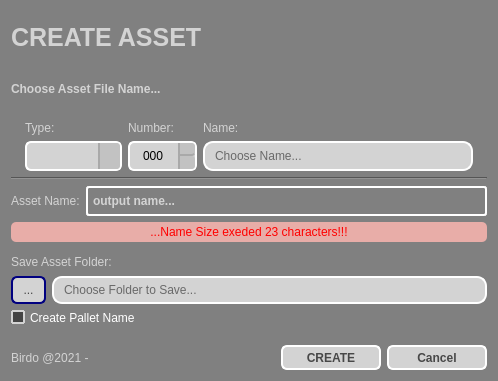
<?xml version="1.0" encoding="UTF-8"?>
<ui version="4.0">
 <class>dialog</class>
 <widget class="QDialog" name="dialog">
  <property name="windowModality">
   <enum>Qt::NonModal</enum>
  </property>
  <property name="geometry">
   <rect>
    <x>0</x>
    <y>0</y>
    <width>498</width>
    <height>381</height>
   </rect>
  </property>
  <property name="sizePolicy">
   <sizepolicy hsizetype="Fixed" vsizetype="Fixed">
    <horstretch>0</horstretch>
    <verstretch>0</verstretch>
   </sizepolicy>
  </property>
  <property name="minimumSize">
   <size>
    <width>0</width>
    <height>0</height>
   </size>
  </property>
  <property name="maximumSize">
   <size>
    <width>1000</width>
    <height>1000</height>
   </size>
  </property>
  <property name="windowTitle">
   <string>Create ASSET</string>
  </property>
  <property name="styleSheet">
   <string notr="true">QLabel {
	color: lightgray;
}

QWidget{
	background-color: gray;
}

</string>
  </property>
  <property name="sizeGripEnabled">
   <bool>false</bool>
  </property>
  <property name="modal">
   <bool>false</bool>
  </property>
  <layout class="QGridLayout" name="gridLayout_6">
   <item row="0" column="0">
    <layout class="QGridLayout" name="gridLayout_5" rowstretch="1,0,0,1,0,0,0,0">
     <property name="sizeConstraint">
      <enum>QLayout::SetDefaultConstraint</enum>
     </property>
     <property name="margin">
      <number>0</number>
     </property>
     <item row="5" column="0">
      <widget class="QCheckBox" name="checkBox">
       <property name="toolTip">
        <string>Marque esta opcao para criar uma palheta com o mesmo nome do Asset no arquivo!</string>
       </property>
       <property name="styleSheet">
        <string notr="true">QCheckBox {
	color: white;
    spacing: 5px;
}

QCheckBox::indicator:unchecked {
    border: 2px solid white;
	border-radius: 2px;
	background-color: lightgray;
}

QCheckBox::indicator:checked {
    border: 2px solid lightgray;
	border-radius: 1px;
	
	background-color: rgb(68, 68, 68);
}

</string>
       </property>
       <property name="text">
        <string>Create Pallet Name</string>
       </property>
       <property name="checked">
        <bool>true</bool>
       </property>
      </widget>
     </item>
     <item row="1" column="0">
      <layout class="QHBoxLayout" name="horizontalLayout">
       <item>
        <layout class="QGridLayout" name="gridLayout" columnstretch="0,0,0">
         <item row="0" column="0">
          <widget class="QLabel" name="label">
           <property name="minimumSize">
            <size>
             <width>0</width>
             <height>0</height>
            </size>
           </property>
           <property name="maximumSize">
            <size>
             <width>16777215</width>
             <height>30</height>
            </size>
           </property>
           <property name="font">
            <font>
             <weight>50</weight>
             <bold>false</bold>
            </font>
           </property>
           <property name="text">
            <string>Type:</string>
           </property>
          </widget>
         </item>
         <item row="0" column="1">
          <widget class="QLabel" name="label_2">
           <property name="minimumSize">
            <size>
             <width>0</width>
             <height>0</height>
            </size>
           </property>
           <property name="maximumSize">
            <size>
             <width>16777215</width>
             <height>30</height>
            </size>
           </property>
           <property name="font">
            <font>
             <weight>50</weight>
             <bold>false</bold>
            </font>
           </property>
           <property name="text">
            <string>Number:</string>
           </property>
          </widget>
         </item>
         <item row="0" column="2">
          <widget class="QLabel" name="label_3">
           <property name="minimumSize">
            <size>
             <width>0</width>
             <height>0</height>
            </size>
           </property>
           <property name="maximumSize">
            <size>
             <width>16777215</width>
             <height>30</height>
            </size>
           </property>
           <property name="font">
            <font>
             <weight>50</weight>
             <bold>false</bold>
            </font>
           </property>
           <property name="text">
            <string>Name:</string>
           </property>
          </widget>
         </item>
         <item row="1" column="2">
          <widget class="QLineEdit" name="lineEdit">
           <property name="sizePolicy">
            <sizepolicy hsizetype="Fixed" vsizetype="MinimumExpanding">
             <horstretch>0</horstretch>
             <verstretch>0</verstretch>
            </sizepolicy>
           </property>
           <property name="minimumSize">
            <size>
             <width>270</width>
             <height>25</height>
            </size>
           </property>
           <property name="maximumSize">
            <size>
             <width>16777215</width>
             <height>30</height>
            </size>
           </property>
           <property name="toolTip">
            <string>&lt;html&gt;&lt;head/&gt;&lt;body&gt;&lt;p&gt;Nome do asset&lt;/p&gt;&lt;p&gt;OBS: Caracteres Nao aceitos serao retirados e considerados 'espaco', trocando a primeira Letra depois deles para UpperCase!&lt;/p&gt;&lt;/body&gt;&lt;/html&gt;</string>
           </property>
           <property name="styleSheet">
            <string notr="true">QLineEdit {
	color: black;
    border: 2px solid white;
    border-radius: 10px;
    padding: 0 8px;
    background: lightgray;
    selection-background-color: darkgray;
}

QLineEdit:hover{
    border: 2px solid #05B8CC;
    color: black;
}
</string>
           </property>
           <property name="placeholderText">
            <string>Choose Name...</string>
           </property>
          </widget>
         </item>
         <item row="1" column="0">
          <widget class="QComboBox" name="comboBox">
           <property name="sizePolicy">
            <sizepolicy hsizetype="Fixed" vsizetype="MinimumExpanding">
             <horstretch>0</horstretch>
             <verstretch>0</verstretch>
            </sizepolicy>
           </property>
           <property name="minimumSize">
            <size>
             <width>97</width>
             <height>30</height>
            </size>
           </property>
           <property name="maximumSize">
            <size>
             <width>80</width>
             <height>30</height>
            </size>
           </property>
           <property name="toolTip">
            <string>Tipo do asset </string>
           </property>
           <property name="styleSheet">
            <string notr="true">QComboBox {
	color: black;
    border: 2px solid white;
    border-radius: 6px;
    padding: 1px 18px 1px 3px;
    min-width: 6em;
}

QComboBox:!editable, QComboBox::drop-down:editable {
     background: lightgray;
}

QComboBox:on { /* shift the text when the popup opens */
    padding-top: 3px;
    padding-left: 4px;
}

QComboBox::drop-down {
    width: 20px;
	background-color: rgb(194, 194, 194);
    border-left-width: 2px;
    border-left-color: darkgray;
    border-left-style: solid; /* just a single line */
    border-top-right-radius: 3px; /* same radius as the QComboBox */
    border-bottom-right-radius: 3px;
}

QComboBox:hover{
    border: 2px solid #05B8CC;
    color: white;
}

QComboBox QAbstractItemView{
    border: null;
	border-radius: 10px;
    color: black;
	background-color: lightgray;
    selection-background-color: #05B8CC;
	selection-color: white;
	selection-item-border-radius: 2px;
	padding: 3px 3px ;
}</string>
           </property>
          </widget>
         </item>
         <item row="1" column="1">
          <widget class="QSpinBox" name="spinBox">
           <property name="sizePolicy">
            <sizepolicy hsizetype="Fixed" vsizetype="MinimumExpanding">
             <horstretch>0</horstretch>
             <verstretch>0</verstretch>
            </sizepolicy>
           </property>
           <property name="minimumSize">
            <size>
             <width>69</width>
             <height>25</height>
            </size>
           </property>
           <property name="maximumSize">
            <size>
             <width>70</width>
             <height>30</height>
            </size>
           </property>
           <property name="toolTip">
            <string>Numero do asset. Cada asset tem um numero identificador</string>
           </property>
           <property name="layoutDirection">
            <enum>Qt::LeftToRight</enum>
           </property>
           <property name="styleSheet">
            <string notr="true">QSpinBox {
	color: black;
    border: 2px solid white;
	border-radius: 6px;
	background-color: lightgray;
}

QSpinBox::up-button {
    width: 15px;
	background-color: rgb(194, 194, 194);
    border-left: 2px solid darkgray;
	border-bottom: 2px solid darkgray;
    border-top-right-radius: 3px; /* same radius as the QSpinBox */
    border-bottom-right-radius: 3px;
}

QSpinBox::down-button {
    width: 15px;
	background-color: rgb(194, 194, 194);
    border-left: 2px solid darkgray;
	border-up: 2px solid darkgray;
    border-top-right-radius: 3px; /* same radius as the QSpinBox */
    border-bottom-right-radius: 3px;
}

QSpinBox:hover{
    border: 2px solid #05B8CC;
    color: white;
}
</string>
           </property>
           <property name="alignment">
            <set>Qt::AlignCenter</set>
           </property>
           <property name="prefix">
            <string>00</string>
           </property>
           <property name="maximum">
            <number>999</number>
           </property>
          </widget>
         </item>
        </layout>
       </item>
      </layout>
     </item>
     <item row="0" column="0">
      <layout class="QGridLayout" name="gridLayout_4">
       <property name="spacing">
        <number>0</number>
       </property>
       <item row="1" column="0">
        <widget class="QLabel" name="label_8">
         <property name="font">
          <font>
           <weight>75</weight>
           <bold>true</bold>
          </font>
         </property>
         <property name="styleSheet">
          <string notr="true">QLabel {
	color: lightgray;
}</string>
         </property>
         <property name="text">
          <string>Choose Asset File Name...</string>
         </property>
        </widget>
       </item>
       <item row="0" column="0">
        <widget class="QLabel" name="label_7">
         <property name="font">
          <font>
           <pointsize>19</pointsize>
           <weight>75</weight>
           <bold>true</bold>
          </font>
         </property>
         <property name="text">
          <string>CREATE ASSET</string>
         </property>
        </widget>
       </item>
      </layout>
     </item>
     <item row="2" column="0">
      <widget class="Line" name="line_2">
       <property name="orientation">
        <enum>Qt::Horizontal</enum>
       </property>
      </widget>
     </item>
     <item row="6" column="0">
      <spacer name="horizontalSpacer">
       <property name="orientation">
        <enum>Qt::Horizontal</enum>
       </property>
       <property name="sizeHint" stdset="0">
        <size>
         <width>398</width>
         <height>14</height>
        </size>
       </property>
      </spacer>
     </item>
     <item row="3" column="0">
      <layout class="QGridLayout" name="gridLayout_2" columnstretch="0,2">
       <item row="1" column="0" colspan="2">
        <widget class="QLabel" name="labelLimit">
         <property name="maximumSize">
          <size>
           <width>16777215</width>
           <height>20</height>
          </size>
         </property>
         <property name="font">
          <font>
           <weight>50</weight>
           <italic>false</italic>
           <bold>false</bold>
          </font>
         </property>
         <property name="styleSheet">
          <string notr="true">QLabel {
	color: Red;
	background-color: rgb(232, 173, 168);
	border-radius: 5px;
}</string>
         </property>
         <property name="text">
          <string>...Name Size exeded 23 characters!!!</string>
         </property>
         <property name="alignment">
          <set>Qt::AlignCenter</set>
         </property>
        </widget>
       </item>
       <item row="0" column="0">
        <widget class="QLabel" name="label_4">
         <property name="text">
          <string>Asset Name:</string>
         </property>
        </widget>
       </item>
       <item row="0" column="1">
        <widget class="QLabel" name="nameLabel">
         <property name="enabled">
          <bool>true</bool>
         </property>
         <property name="minimumSize">
          <size>
           <width>0</width>
           <height>25</height>
          </size>
         </property>
         <property name="maximumSize">
          <size>
           <width>16777215</width>
           <height>30</height>
          </size>
         </property>
         <property name="font">
          <font>
           <weight>75</weight>
           <bold>true</bold>
          </font>
         </property>
         <property name="toolTip">
          <string>Nome formatado</string>
         </property>
         <property name="styleSheet">
          <string notr="true">QLabel {
	color: lightgray;
    border: 2px solid white;
    border-radius: 3px;
    padding: 2px;
}</string>
         </property>
         <property name="frameShape">
          <enum>QFrame::WinPanel</enum>
         </property>
         <property name="text">
          <string>output name...</string>
         </property>
        </widget>
       </item>
      </layout>
     </item>
     <item row="4" column="0">
      <layout class="QGridLayout" name="gridLayout_3">
       <item row="0" column="0" colspan="2">
        <widget class="QLabel" name="label_6">
         <property name="minimumSize">
          <size>
           <width>0</width>
           <height>22</height>
          </size>
         </property>
         <property name="maximumSize">
          <size>
           <width>16777215</width>
           <height>15</height>
          </size>
         </property>
         <property name="font">
          <font>
           <weight>50</weight>
           <bold>false</bold>
          </font>
         </property>
         <property name="text">
          <string>Save Asset Folder:</string>
         </property>
        </widget>
       </item>
       <item row="1" column="0">
        <widget class="QPushButton" name="button_folder">
         <property name="sizePolicy">
          <sizepolicy hsizetype="Fixed" vsizetype="MinimumExpanding">
           <horstretch>0</horstretch>
           <verstretch>0</verstretch>
          </sizepolicy>
         </property>
         <property name="minimumSize">
          <size>
           <width>35</width>
           <height>25</height>
          </size>
         </property>
         <property name="maximumSize">
          <size>
           <width>44</width>
           <height>30</height>
          </size>
         </property>
         <property name="toolTip">
          <string>escolha um folder...</string>
         </property>
         <property name="styleSheet">
          <string notr="true">QPushButton {
	color: rgb(72, 72, 72);
    border: 2px solid white;
    border-radius: 6px;
	background-color: lightgray;
	max-width: 40px;
}

QPushButton:pressed {
	color: white;
	border-color: white;
    background-color: #05B8CC;
}

QPushButton:flat {
    border: none; /* no border for a flat push button */
}

QPushButton:default {
    border-color: navy; /* make the default button prominent */
}

QPushButton:hover{
    border: 2px solid #05B8CC;
    color: black;
}</string>
         </property>
         <property name="text">
          <string>...</string>
         </property>
        </widget>
       </item>
       <item row="1" column="1">
        <widget class="QLineEdit" name="lineFolder">
         <property name="sizePolicy">
          <sizepolicy hsizetype="Expanding" vsizetype="MinimumExpanding">
           <horstretch>0</horstretch>
           <verstretch>0</verstretch>
          </sizepolicy>
         </property>
         <property name="minimumSize">
          <size>
           <width>0</width>
           <height>28</height>
          </size>
         </property>
         <property name="maximumSize">
          <size>
           <width>16777215</width>
           <height>30</height>
          </size>
         </property>
         <property name="toolTip">
          <string>Folder onde salvar o arquivo</string>
         </property>
         <property name="styleSheet">
          <string notr="true">QLineEdit {
	color: black;
    border: 2px solid white;
    border-radius: 10px;
    padding: 0 8px;
    background: lightgray;
    selection-background-color: darkgray;
}

QLineEdit:hover{
    border: 2px solid #05B8CC;
    color: black;
}
</string>
         </property>
         <property name="placeholderText">
          <string>Choose Folder to Save...</string>
         </property>
        </widget>
       </item>
      </layout>
     </item>
     <item row="7" column="0">
      <layout class="QHBoxLayout" name="horizontalLayout_3">
       <item>
        <widget class="QLabel" name="label_5">
         <property name="enabled">
          <bool>false</bool>
         </property>
         <property name="text">
          <string>Birdo @2021 -</string>
         </property>
        </widget>
       </item>
       <item>
        <widget class="QPushButton" name="createButton">
         <property name="sizePolicy">
          <sizepolicy hsizetype="Minimum" vsizetype="MinimumExpanding">
           <horstretch>0</horstretch>
           <verstretch>0</verstretch>
          </sizepolicy>
         </property>
         <property name="minimumSize">
          <size>
           <width>84</width>
           <height>25</height>
          </size>
         </property>
         <property name="maximumSize">
          <size>
           <width>100</width>
           <height>30</height>
          </size>
         </property>
         <property name="font">
          <font>
           <pointsize>9</pointsize>
           <weight>75</weight>
           <bold>true</bold>
          </font>
         </property>
         <property name="styleSheet">
          <string notr="true">QPushButton {
	color: rgb(72, 72, 72);
    border: 2px solid white;
    border-radius: 6px;
	background-color: lightgray;
    min-width: 80px;
}

QPushButton:pressed {
	color: white;
	border-color: white;
    background-color: #05B8CC;
}

QPushButton:flat {
    border: none; /* no border for a flat push button */
}

QPushButton:default {
    border-color: navy; /* make the default button prominent */
}

QPushButton:hover{
    border: 2px solid #05B8CC;
    color: black;
}</string>
         </property>
         <property name="text">
          <string>CREATE</string>
         </property>
        </widget>
       </item>
       <item>
        <widget class="QPushButton" name="cancelButton">
         <property name="minimumSize">
          <size>
           <width>84</width>
           <height>25</height>
          </size>
         </property>
         <property name="maximumSize">
          <size>
           <width>100</width>
           <height>30</height>
          </size>
         </property>
         <property name="font">
          <font>
           <weight>75</weight>
           <bold>true</bold>
          </font>
         </property>
         <property name="styleSheet">
          <string notr="true">QPushButton {
	color: rgb(72, 72, 72);
    border: 2px solid white;
    border-radius: 6px;
	background-color: lightgray;
    min-width: 80px;
}

QPushButton:pressed {
	color: red;
    background-color: rgb(255, 196, 197);
}

QPushButton:flat {
    border: none; /* no border for a flat push button */
}

QPushButton:default {
    border-color: navy; /* make the default button prominent */
}

QPushButton:hover{
    border: 2px solid #05B8CC;
    color: black;
}</string>
         </property>
         <property name="text">
          <string>Cancel</string>
         </property>
        </widget>
       </item>
      </layout>
     </item>
    </layout>
   </item>
  </layout>
 </widget>
 <resources/>
 <connections/>
</ui>
